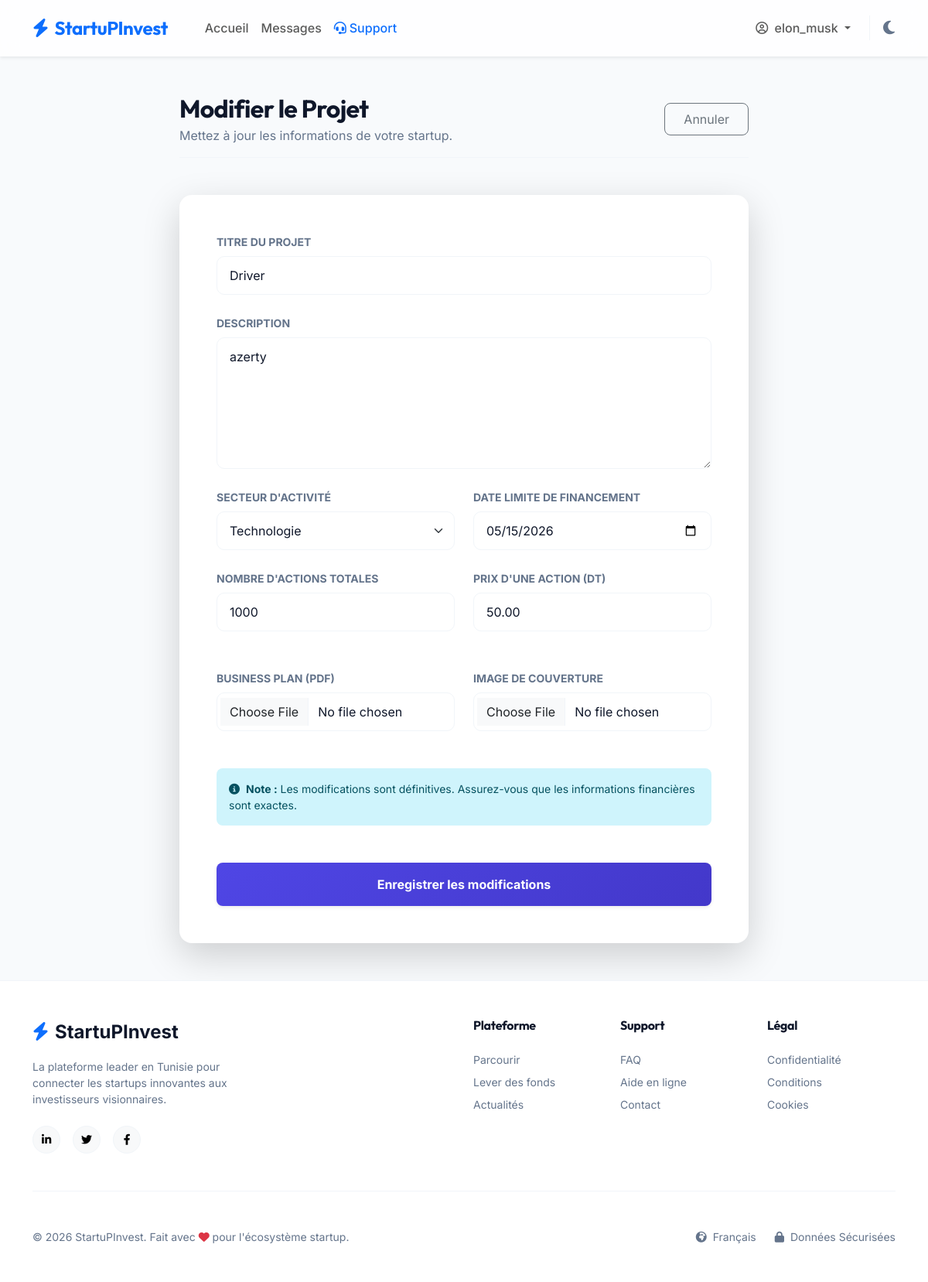
The page /public/startuper/edit?id=5 (signed in) on the database its author committed.
### tables this page shows
CREATE TABLE `projects` (
  `id` int NOT NULL AUTO_INCREMENT,
  `startuper_id` int NOT NULL,
  `titre` varchar(255) NOT NULL,
  `description` text NOT NULL,
  `secteur` varchar(100) NOT NULL,
  `nb_actions` int NOT NULL,
  `prix_unitaire` decimal(10,2) NOT NULL,
  `date_limite` date NOT NULL,
  `business_plan_path` varchar(255) DEFAULT NULL,
  `image_path` varchar(255) DEFAULT NULL,
  `statut` enum('en_attente','actif','suspendu','cloture','abandonne','rejete') DEFAULT 'en_attente',
  `created_at` timestamp NULL DEFAULT CURRENT_TIMESTAMP,
  PRIMARY KEY (`id`),
  KEY `startuper_id` (`startuper_id`),
  CONSTRAINT `projects_ibfk_1` FOREIGN KEY (`startuper_id`) REFERENCES `users` (`id`) ON DELETE CASCADE
);

### app/Controllers/StartuperController.php (called while the page is built, shortened)
<?php
class StartuperController {
    public function edit() {
        $id = $_GET['id'] ?? null;
        $projectModel = new Project();
        $project = $projectModel->getProjectById($id);
        require __DIR__ . '/../Views/startuper/edit.php';
    }
}

### config/Database.php (called while the page is built, shortened)
<?php
class Database {
    private static $instance = null;
    private $connection;
    private function __construct() {
        $this->host = getenv('DB_HOST') ?: 'db';
        $this->db_name = getenv('DB_NAME') ?: 'startupinvest';
        $this->username = getenv('DB_USER') ?: 'root';
        $this->password = getenv('DB_PASS') ?: 'root';
        try {
            $this->connection = new PDO("mysql:host=" . $this->host . ";dbname=" . $this->db_name . ";charset=utf8mb4", $this->username, $this->password);
            $this->connection->setAttribute(PDO::ATTR_ERRMODE, PDO::ERRMODE_EXCEPTION);
            $this->connection->setAttribute(PDO::ATTR_DEFAULT_FETCH_MODE, PDO::FETCH_ASSOC);
        } catch(PDOException $exception) {
            echo "Connection error: " . $exception->getMessage();
        }
    }
    public static function getInstance() {
        if(!self::$instance) {
            self::$instance = new Database();
        }
        return self::$instance;
    }
    public function getConnection() {
        return $this->connection;
    }
}
?>

### app/Models/Project.php (called while the page is built, shortened)
<?php
class Project {
    private $conn;
    private $table_name = "projects";
    public function __construct() {
        $this->conn = Database::getInstance()->getConnection();
    }
    public function getProjectById($id) {
        $query = "SELECT p.*, u.nom, u.prenom, u.nom_entreprise
                  FROM " . $this->table_name . " p
                  JOIN users u ON p.startuper_id = u.id
                  WHERE p.id = :id";
        $stmt = $this->conn->prepare($query);
        $stmt->bindParam(":id", $id);
        $stmt->execute();
        return $stmt->fetch(PDO::FETCH_ASSOC);
    }
}

### app/Views/startuper/edit.php (the view, shortened to what this page needs)
<?php require_once __DIR__ . '/../layouts/header.php'; ?>
<?php require_once __DIR__ . '/../layouts/navbar.php'; ?>
<main class="container mt-5 flex-grow-1 mb-5">
    <div class="row justify-content-center">
        <div class="col-lg-8">
            <div class="d-flex justify-content-between align-items-center mb-5 pb-3 border-bottom border-custom">
                <div>
                    <h2 class="fw-bold mb-1">Modifier le Projet</h2>
                    <p class="text-muted-custom mb-0">Mettez à jour les informations de votre startup.</p>
                </div>
                <a href="<?= URLROOT ?>/startuper/dashboard" class="btn btn-outline-secondary px-4 py-2 rounded-3">
                    Annuler
                </a>
            </div>
            <div class="saas-card border-0 p-4 p-md-5 shadow-lg">
                <form action="<?= URLROOT ?>/startuper/update" method="POST" enctype="multipart/form-data">
                    <div class="mb-4">
                        <label class="form-label text-muted-custom small text-uppercase fw-bold">Titre du Projet</label>
                        <input type="text" name="titre" class="form-control bg-bg-color border-custom" value="<?= htmlspecialchars($project['titre']) ?>" required>
                    </div>
                    <div class="mb-4">
                        <label class="form-label text-muted-custom small text-uppercase fw-bold">Description</label>
                        <textarea name="description" class="form-control bg-bg-color border-custom" rows="6" required><?= htmlspecialchars($project['description']) ?></textarea>
                    </div>
                    <div class="row g-4 mb-4">
                        <div class="col-md-6">
                            <label class="form-label text-muted-custom small text-uppercase fw-bold">Secteur d'activité</label>
                            <select name="secteur" class="form-select bg-bg-color border-custom" required>
                                <?php
                                $secteurs = ['Technologie', 'Santé', 'Énergie', 'Agriculture', 'Finance', 'E-commerce', 'Autre'];
                                foreach($secteurs as $s): ?>
                                    <option value="<?= $s ?>" <?= $project['secteur'] === $s ? 'selected' : '' ?>><?= $s ?></option>
                                <?php endforeach; ?>
                            </select>
                        </div>
                        <div class="col-md-6">
                            <label class="form-label text-muted-custom small text-uppercase fw-bold">Date limite de financement</label>
                            <input type="date" name="date_limite" class="form-control bg-bg-color border-custom" value="<?= $project['date_limite'] ?>" required>
                        </div>
                    </div>
                    <div class="row g-4 mb-5">
                        <div class="col-md-6">
                            <label class="form-label text-muted-custom small text-uppercase fw-bold">Nombre d'actions totales</label>
                            <input type="number" name="nb_actions" class="form-control bg-bg-color border-custom" value="<?= $project['nb_actions'] ?>" required min="1">
                        </div>
                        <div class="col-md-6">
                            <label class="form-label text-muted-custom small text-uppercase fw-bold">Prix d'une action (DT)</label>
                            <input type="number" name="prix_unitaire" class="form-control bg-bg-color border-custom" value="<?= $project['prix_unitaire'] ?>" step="0.01" required min="0.1">
                        </div>
                    </div>
                    <div class="row g-4 mb-5">
                        <div class="col-md-6">
                            <label class="form-label text-muted-custom small text-uppercase fw-bold">Business Plan (PDF)</label>
                            <input type="file" name="business_plan" class="form-control bg-bg-color border-custom" accept=".pdf">
                        </div>
                        <div class="col-md-6">
                            <label class="form-label text-muted-custom small text-uppercase fw-bold">Image de couverture</label>
                            <input type="file" name="image" class="form-control bg-bg-color border-custom" accept="image/*">
                        </div>
                    </div>
                    <div class="alert alert-info border-0 rounded-3 mb-5 small">
                        <i class="fa-solid fa-circle-info me-2"></i><strong>Note :</strong> Les modifications sont définitives. Assurez-vous que les informations financières sont exactes.
                    </div>
                    <div class="d-grid">
                        <button type="submit" class="btn btn-primary py-3 fw-bold rounded-3 shadow-sm">Enregistrer les modifications</button>
                    </div>
                </form>
            </div>
        </div>
    </div>
</main>
<?php require_once __DIR__ . '/../layouts/footer.php'; ?>

### public/assets/css/index.css (style rules this page uses)
:root { --primary: #4f46e5; --primary-glow: rgba(79, 70, 229, 0.15); --primary-hover: #4338ca; --success: #10b981; --success-hover: #059669; --bg-color: #f8fafc; --surface-color: #ffffff; --text-main: #0f172a; --text-muted: #64748b; --border-color: #f1f5f9; --card-shadow: 0 1px 3px rgba(0,0,0,0.02), 0 10px 20px -5px rgba(0,0,0,0.03); --card-shadow-hover: 0 20px 25px -5px rgba(0, 0, 0, 0.05), 0 10px 10px -5px rgba(0, 0, 0, 0.02); --glass-bg: rgba(255, 255, 255, 0.8); --glass-border: rgba(255, 255, 255, 0.1); }
body { background-color: var(--bg-color); color: var(--text-main); transition: background-color 0.4s cubic-bezier(0.4, 0, 0.2, 1), color 0.4s ease; font-family: 'Inter', sans-serif; min-height: 100vh; display: flex; flex-direction: column; overflow-x: hidden; }
input, select, textarea, .form-control, .form-select { background-color: var(--surface-color) !important; color: var(--text-main) !important; border-color: var(--border-color) !important; }
input::placeholder, select::placeholder { color: var(--text-muted) !important; opacity: 0.7; }
h1, h2, h3, h4, h5, h6, .navbar-brand { font-family: 'Outfit', sans-serif; font-weight: 700; letter-spacing: -0.02em; }
main { animation: fadeUp 0.6s cubic-bezier(0.2, 0.8, 0.2, 1); }
.text-muted-custom { color: var(--text-muted) !important; }
.border-custom { border-color: var(--border-color) !important; }
.btn-primary { background: linear-gradient(135deg, var(--primary) 0%, var(--primary-hover) 100%); border: none; border-radius: 10px; padding: 0.6rem 1.5rem; font-weight: 600; box-shadow: 0 4px 12px var(--primary-glow); transition: all 0.3s cubic-bezier(0.4, 0, 0.2, 1); }
.saas-card { background-color: var(--surface-color); border: 1px solid var(--border-color); border-radius: 16px; box-shadow: var(--card-shadow); transition: all 0.4s cubic-bezier(0.2, 0.8, 0.2, 1); }
.form-control, .form-select { background-color: var(--bg-color); border: 1.5px solid var(--border-color); border-radius: 10px; padding: 0.75rem 1rem; font-weight: 400; transition: border-color 0.2s ease, box-shadow 0.2s ease; }

### rows shown on the page
projects: titre "Driver", description "azerty", date_limite "05/15/2026", nb_actions "1000", prix_unitaire "50.00"

### other values the page prints
$_SESSION['pseudo'] "elon_musk"
form field secteur "Technologie"
